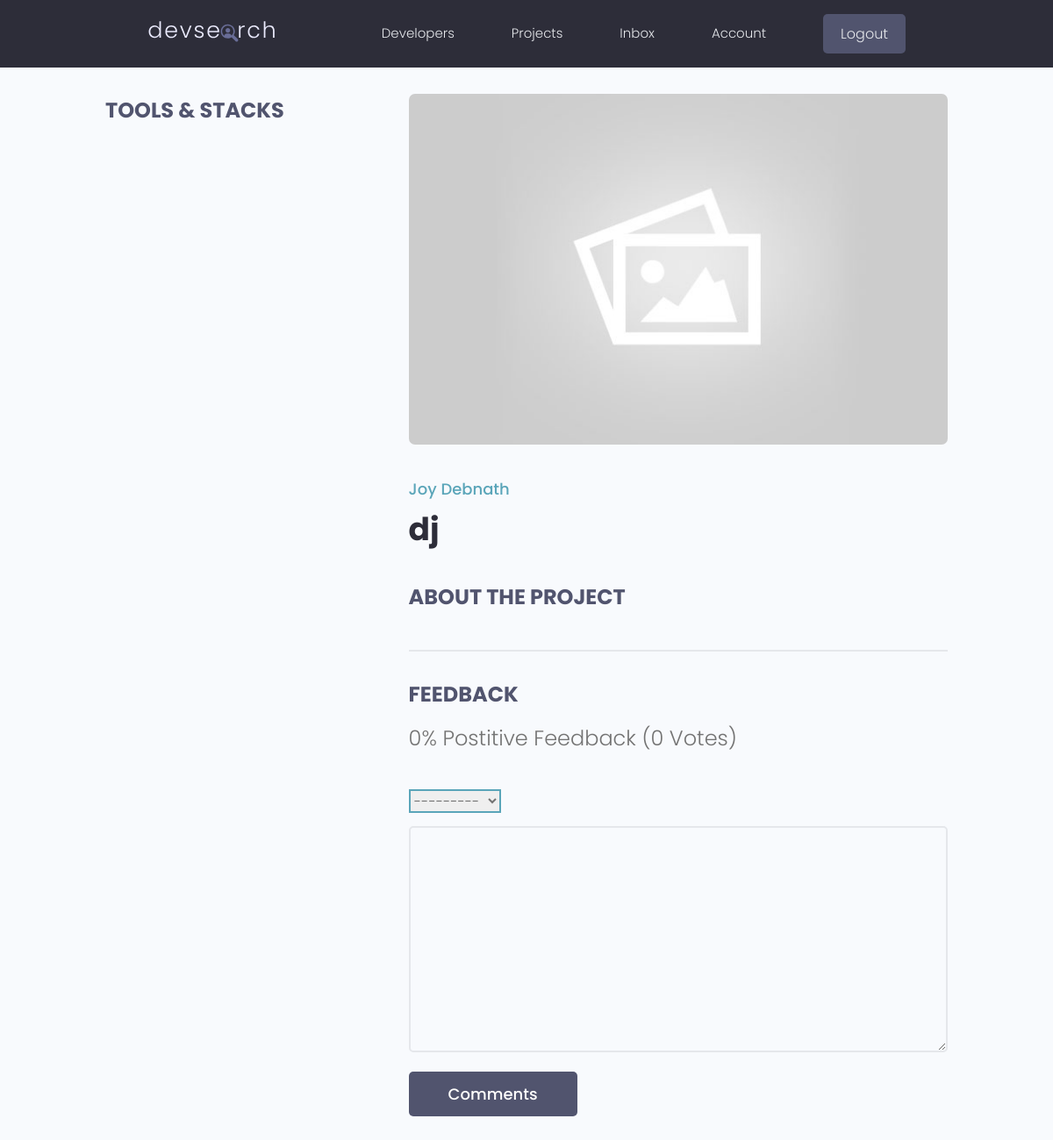
/projects/project/987c05b30c704ef09703317780d23efc/ (signed in), run on the app's committed database.
### projects/models.py (models this page shows, shortened)
class Project(models.Model):
    id = models.UUIDField(default=uuid.uuid4, unique=True,
                          primary_key=True, editable=False)
    owner = models.ForeignKey(Profile, null=True, blank=True, on_delete=models.CASCADE)
    title = models.CharField(max_length=200)
    description = models.TextField(null=True, blank=True)
    featured_image = models.ImageField(null=True, blank=True, default="default.jpg")
    demo_link = models.CharField(max_length=2000, null=True, blank=True)
    source_link = models.CharField(max_length=2000, null=True, blank=True)
    tags = models.ManyToManyField('Tag', blank=True)
    vote_total = models.IntegerField(default=0, null=True, blank=True)
    vote_ratio = models.IntegerField(default=0, null=True, blank=True)
    created = models.DateTimeField(auto_now_add=True)
    class Meta:
        ordering = ['-vote_ratio', '-vote_total', 'title']
    @property
    def reviewers(self):
        queryset = self.review_set.all().values_list('owner__id', flat=True)
        return queryset

class Review(models.Model):
    VOTE_TYPE = (
        ('up', 'Up Vote'),
        ('down', 'Down Vote')
    )
    id = models.UUIDField(default=uuid.uuid4, unique=True,
                          primary_key=True, editable=False)
    owner = models.ForeignKey(Profile, on_delete=models.CASCADE, null=True)
    project = models.ForeignKey(Project, on_delete=models.CASCADE)
    body = models.TextField(null=True, blank=True)
    value = models.CharField(max_length=200, choices=VOTE_TYPE)
    created = models.DateTimeField(auto_now_add=True)
    class Meta:
        unique_together = [['owner', 'project']]

### users/models.py (models this page shows, shortened)
class Profile(models.Model):
    id = models.UUIDField(default=uuid.uuid4, unique=True,
                          primary_key=True, editable=False)
    user = models.OneToOneField(User, on_delete=models.CASCADE, null=True, blank=True)
    name = models.CharField(max_length=200, blank=True, null=True)
    email = models.EmailField(max_length=500, blank=True, null=True)
    username = models.CharField(max_length=200, blank=True, null=True)
    location = models.CharField(max_length=200, blank=True, null=True)
    short_intro = models.CharField(max_length=200, null=True, blank=True)
    bio = models.TextField(blank=True, null=True)
    profile_image = models.ImageField(null=True, blank=True, upload_to='profiles/', default='profiles/user-default.png')
    social_github = models.CharField(max_length=200, blank=True, null=True)
    social_twitter = models.CharField(max_length=200, blank=True, null=True)
    social_linkedin = models.CharField(max_length=200, blank=True, null=True)
    social_youtube = models.CharField(max_length=200, blank=True, null=True)
    social_website = models.CharField(max_length=200, blank=True, null=True)
    created = models.DateTimeField(auto_now_add=True)
    class Meta:
        ordering = ['created']

### projects/views.py (the view, shortened to what this page needs)
# urls.py: path('project/<str:pk>/', views.project, name='project'),
def project(request, pk):
    projectObj = Project.objects.get(id=pk)
    form = ReviewForm()
    context = {'project':projectObj, 'form':form}
    return render(request, 'projects/single-project.html', context)

### projects/forms.py
class ReviewForm(ModelForm):
    class Meta:
        model = Review
        fields = ['value', 'body']
        labels = {
            'value': 'Place your vote',
            'body': 'Add a comment with your vote'
        }
    def __init__(self, *args, **kwargs):
        super(ReviewForm, self).__init__(*args, **kwargs)
        for name, field in self.fields.items():
            field.widget.attrs.update({'class': 'input'})

### projects/templates/projects/single-project.html (shortened to what this page needs)
{% extends 'base.html' %}
{% block content %}
  <main class="singleProject my-md">
    <div class="container">
      <div class="layout">
        <div class="column column--1of3">
          <h3 class="singleProject__subtitle">Tools & Stacks</h3>
        </div>
        <div class="column column--2of3">
          <img class="singleProject__preview" src="{{ project.featured_image.url }}" alt="portfolio thumbnail" />
          <a href="{% url 'user-profile' project.owner.id %}" class="singleProject__developer">{{ project.owner.name }}</a>
          <h2 class="singleProject__title">{{ project.title }}</h2>
          <h3 class="singleProject__subtitle">About the Project</h3>
          <div class="comments">
            <h3 class="singleProject__subtitle">Feedback</h3>
            <h5 class="project--rating">
              {{ project.vote_ratio }}% Postitive Feedback ({{ project.vote_total }} Vote{{ project.vote_total|pluralize:'s' }})
            </h5>
            {% if request.user.profile.id in project.reviewers %}
              <p>You have already submitted your review for this project</p>
            {% elif request.user.profile == project.owner %}
              <p>You cannot review your own work</p>
            {% elif request.user.is_authenticated %}
              <form class="form" action="{% url 'project' project.id %}" method="POST">
                {% for field in form %}
                <div class="form__field">
                  {{ field }}
                </div>
                {% endfor %}
                <input class="btn btn--sub btn--lg" type="submit" value="Comments" />
              </form>
            {% else %}
              <a href="{% url 'login' %}?next={{request.path}}">Please login to leave a review</a>
            {% endif %}
          </div>
        </div>
      </div>
    </div>
  </main>
{% endblock %}

### static/css/app.css (style rules this page uses)
:root { --color-sub: #2d2d39; }
.btn--sub { background-color: var(--color-sub-light); }
img { width: 100%; }
.singleProject .column--1of3 { order: 2; }
@media screen and (min-width: 1081px) { .singleProject .column--1of3 { order: 1; } }
@media screen and (min-width: 1081px) { .singleProject .column--2of3 { order: 2; } }
.singleProject__preview { height: 50vh; object-fit: cover; object-position: top center; margin-bottom: 3rem; border-radius: 0.7rem; }
.singleProject__developer { font-size: 1.8rem; font-weight: 500; }
.singleProject__title { font-size: 3.6rem; font-weight: 700; color: var(--color-sub); margin-bottom: 3rem; }
.project--rating { margin-bottom: 1.6em; margin-top: .5em; }
.singleProject__subtitle { text-transform: uppercase; font-size: 2.4rem; font-weight: 700; color: var(--color-sub-light); margin-bottom: 1rem; }
.comments { margin-top: 4rem; padding-top: 3rem; border-top: 2px solid var(--color-light); }

### static/uikit/styles/modules/_variables.css (style rules this page uses)
:root { --color-main: #5aa5b9; --color-main-light: #e6faff; --color-sub: #3f4156; --color-sub-light: #51546e; --color-sub-lighter: #ededfd; --color-text: #737373; --color-gray: #8b8b8b; --color-light: #e5e7eb; --color-light-gray: #767676; --color-bg: #f8fafd; --color-white: #fffefd; --color-white-light: #f3f3f3; --color-success: #359e64; --color-success-bg: #def8e8; --color-error: #fc4b0b; --color-error-bg: #fff2ee; --font-base: 'Poppins', arial, helvetica, 'Segoe UI', roboto, ubuntu, sans-serif; --font-monospace: 'Fira Code', 'Courier New', courier, monospace; --font-regular: 300; --font-medium: 500; --font-bold: 700; --generic-shadow: 1px 1px 5px #00000010; --generic-transition: all 0.3s ease-in-out; }

### static/uikit/styles/modules/_base.css (style rules this page uses)
* { margin: 0; padding: 0; box-sizing: border-box; text-rendering: optimizeLegibility; color: inherit; font-size: inherit; }
html { font-size: 50%; }
@media only screen and (min-width: 480px) { html { font-size: 56.25%; } }
@media only screen and (min-width: 1200px) { html { font-size: 62.5%; } }
body { line-height: 1.6; font-weight: 400; font-size: 1.5rem; color: var(--color-text); background-color: var(--color-bg); min-height: 100vh; }

### static/uikit/styles/modules/_typography.css (style rules this page uses)
* { font-family: var(--font-base); }
h2 { font-size: 3.6rem; font-weight: var(--font-bold); }
h3 { font-size: 3.2rem; font-weight: var(--font-medium); }
h5 { font-size: 2.4rem; font-weight: var(--font-medium); }
h5, h6 { font-weight: var(--font-regular); }
a { padding-bottom: 2px; text-decoration: none; display: inline-block; color: var(--color-main); font-weight: var(--font-medium); }

### static/uikit/styles/modules/_utilities.css (style rules this page uses)
.container { width: 92%; max-width: 165rem; margin: 0 auto; box-sizing: border-box; }
@media screen and (min-width: 1000px) { .container { width: 90%; } }
@media screen and (min-width: 1200px) { .container { width: 80%; } }
.my-md { margin: 3rem auto; }

### static/uikit/styles/modules/_button.css (style rules this page uses)
.btn { display: inline-block; position: relative; cursor: pointer; background-color: var(--color-light); font-weight: var(--font-medium); color: var(--color-sub); text-decoration: none; padding: 1rem 2rem; border-radius: 0.5rem; border: none; width: -webkit-fit-content; width: -moz-fit-content; width: fit-content; height: -webkit-fit-content; height: -moz-fit-content; height: fit-content; font-size: 1.6rem; outline-width: 0; outline-color: transparent; -webkit-backface-visibility: hidden; backface-visibility: hidden; transition: all 0.3s ease-in-out; }
.btn--sub { background-color: var(--color-sub); color: var(--color-white); }
.btn--lg { font-size: 1.8rem; padding: 1.2rem 4.5rem; }

### static/uikit/styles/modules/_form.css (style rules this page uses)
.form { display: block; }
.form__field { margin-top: 1.5rem; margin-bottom: 1.5rem; }
input.input[type='text'], input.input[type='email'], input.input[type='password'], input.input[type='number'], textarea.input { min-width: 24rem; width: 100%; padding: 1.2rem 1.5rem; border-radius: 0.5rem; border: 2px solid var(--color-light); transition: all 0.3s ease-in-out; background-color: var(--color-bg); }
input.input[type='text']:focus, input.input[type='email']:focus, input.input[type='password']:focus, input.input[type='number']:focus, input.input[type='text']:active, input.input[type='email']:active, input.input[type='password']:active, input.input[type='number']:active, select.input, textarea.input:focus, textarea.input:active { outline: none; border: 2px solid var(--color-main); }

### static/uikit/styles/modules/_layout.css (style rules this page uses)
.layout { display: flex; flex-flow: row wrap; justify-content: space-between; }
.layout > .column { margin-bottom: 3rem; }
.layout > .column.column--1of3 { flex-basis: 30%; }
.layout > .column.column--2of3 { flex-basis: 64%; }

### data on the page
Project: featured_image (placeholder picture), owner.name "Joy Debnath", title "dj", vote_ratio "0", vote_total "0"
